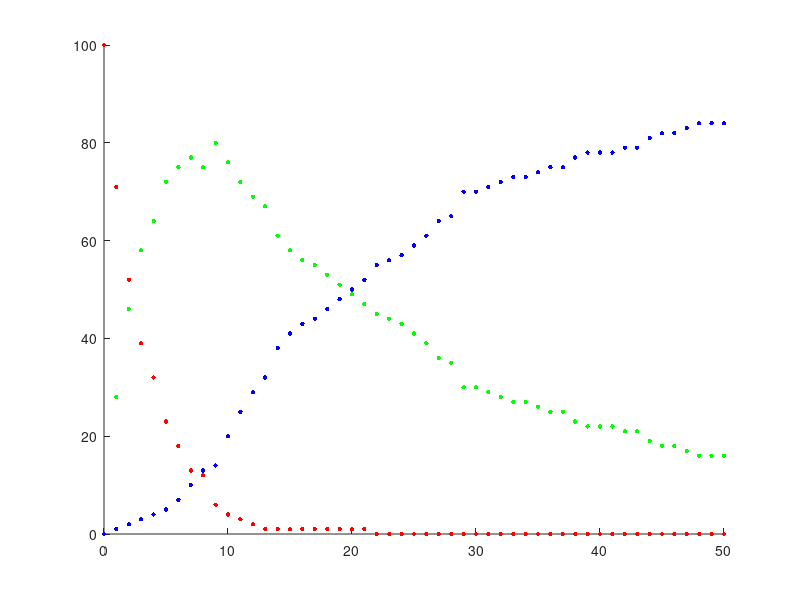

The MATLAB script that drew this image:
clear
clc
clf

X = 100;
Y = 0;
Z = 0;

alpha_x = log(2)/2;
alpha_y = log(2)/16;

p_x_decay = 1 - exp(-alpha_x);
p_y_decay = 1 - exp(-alpha_y);

hold on
for T = 0:50

    scatter(T, X, 10, "r", "filled")
    scatter(T, Y, 10, "g", "filled")
    scatter(T, Z, 10, "b", "filled")
    pause(0.2)

    for i = 1:X
        if rand < p_x_decay
            X = X - 1;
            Y = Y + 1;
        end
    end
    
    for i = 1:Y
        if rand < p_y_decay
            Y = Y - 1;
            Z = Z + 1;
        end
    end

end